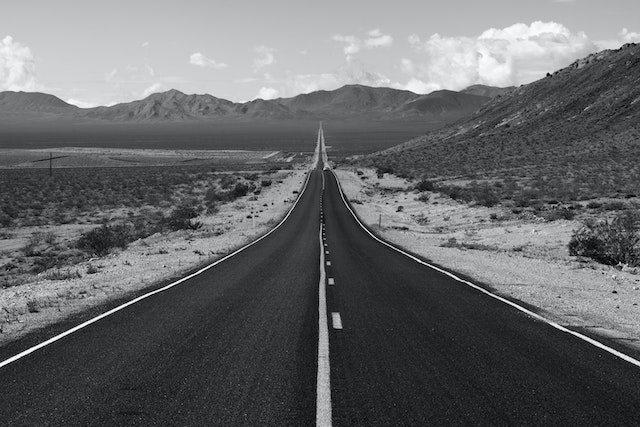
#> input picture LV2/road.jpg, 640 x 427 px
$ python Zadatak3.py
#> lines starting #> are read from the running program, lines starting #| are printed output that depends on the picture
import numpy as  np
import matplotlib.pyplot as plt

img = plt.imread("road.jpg")
#> img is the input picture: shape (427, 640, 3); mean R, G, B 102.9, 103.9, 105.9
img = img[:,:,0].copy()
#> img: shape (427, 640)
plt.figure()
cimg=img+np.full(img.shape,100)
cimg=np.clip(cimg,0,255)
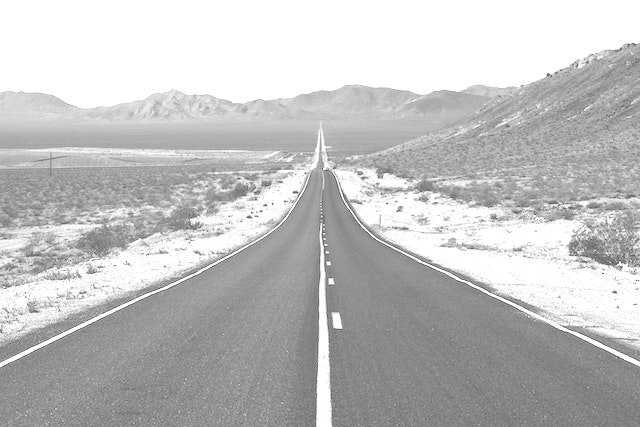
#> cimg: shape (427, 640) int64; min 100, max 255, mean 192.3
print(img)
#> (printed output is left out)
print(cimg)
#> (printed output is left out)
h,w = img.shape
#> h = 427; w = 640
cetvrtina = np.fliplr(np.rot90(cimg[0:(int)(h/2),(int)(w/2):w], 3))
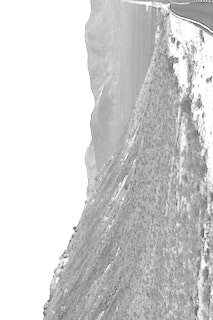
#> cetvrtina: shape (320, 213) int64; min 100, max 255, mean 208.6
plt.imshow(cetvrtina,cmap="gray")
plt.show()
